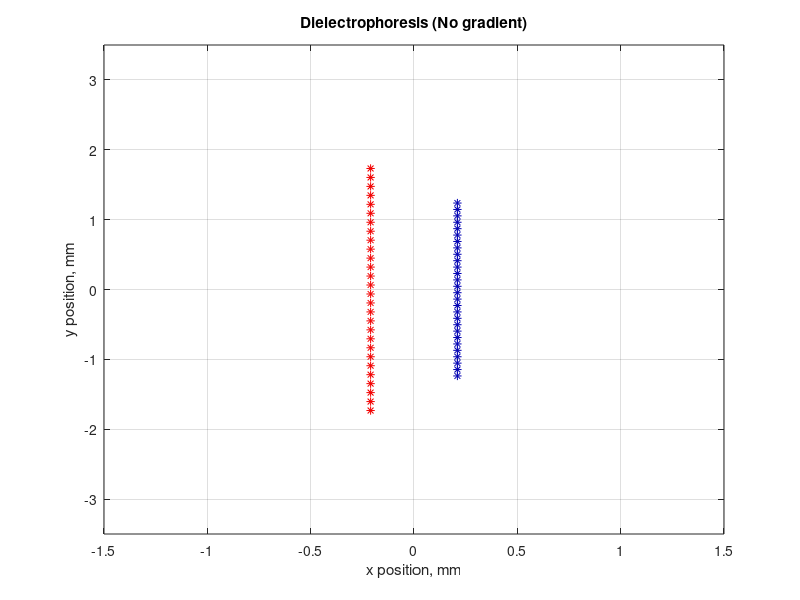

Reproduce this figure in MATLAB. (Note: this script raises an error after producing the figure.)
%%%%%%%%%%%%%%%%%%%%%%
%Step2_Session3_F1013B
%%%%%%%%%%%%%%%%%%%%%%

%TO-DO%
%(1) Using three nested for loops, one from i=1:Nx, one from j=1:Ny to cover space, and one from k=1:Nq to cover 
%all charges in the plates, calculate the total electric field inside and around the parallel plates.
%Use the hint code provided, and remember that a single point in space has contributions from each and all 
%electric charges in the plates (i.e. all positive and all negative charges).

%(2) Using a new Matlab command called "streamslice", plot the aforementioned electric field, you already 
% know how does it has to look.

%(3) Test the robustness of you code via changing the Nq, Lp and Ln
%values (what happens with the field lines?) - Expect questions of this
%behavior in your Oral Exam.


clear;
clc;
clf;

%----------------- PARÁMETROS INICIALES ------------------%
Lp = 3.5;                      % Longitud del electrodo positivo en mm.
Ln = 2.5;                      % Longitud del electrodo negativo en mm.
t = 0.02;                      % Espesor adicional de los electrodos en mm.
d = 0.4;                       % Distancia entre los electrodos en mm.
p = 0.01;                      % Paso de discretización en mm.

% Características de los electrodos
ke = 1/(4*pi*8.85*10^-12);     % Constante de Coulomb, utilizada para calcular campos eléctricos.
Q = 1e-3;                      % Carga total por electrodo en Coulombs.
Nq = 28;                       % Número de puntos discretos de carga.

%----------------- DEFINICIÓN DEL DOMINIO ------------------%
xmin_original = -d/2 - 3*t;    % Límite inferior original del eje x.
xmax_original = -xmin_original; % Límite superior original del eje x.
xmin = -d/2 - 3*t;             % Límite ajustado del eje x.
xmax = -xmin;                  % Límite ajustado del eje x.
ymin = 2*(-Lp/2);              % Límite inferior del eje y.
ymax = -ymin;                  % Límite superior del eje y.

% Ajustar los límites del dominio, si es necesario
if ymin <= -1  
    if xmin >= -0.5 && xmax <= 0.5
        xmin = -1.5;           % Ajusta el límite inferior del eje x a -1.5.
        xmax = -xmin;          % Ajusta el límite superior del eje x a 1.5.
    end
end

% Discretización del dominio
Ny = 30;                       % Número de puntos en el eje y.
Nx = Ny;                       % Número de puntos en el eje x (iguales a Ny).
x = linspace(xmin, xmax, Nx);  % Discretización del eje x en Nx puntos.
y = linspace(ymin, ymax, Ny);  % Discretización del eje y en Ny puntos.

%----------------- DISTRIBUCIÓN DE CARGAS ------------------%
% Cálculo del diferencial de carga
dq = Q / Nq;                   % Magnitud de cada carga discreta.

% Posiciones de las cargas positivas
yp = linspace(-(1-p)*Lp/2, (1-p)*Lp/2, Nq); % Posiciones Y de las cargas positivas.
xp(1:Nq) = -d/2 - t/2;                      % Posiciones X de las cargas positivas (constante).

% Posiciones de las cargas negativas
yn = linspace(-(1-p)*Ln/2, (1-p)*Ln/2, Nq); % Posiciones Y de las cargas negativas.
xn(1:Nq) = d/2 + t/2;                       % Posiciones X de las cargas negativas (constante).

% Verificación gráfica de las posiciones de las cargas
plot(xp, yp, '*', 'Color', [0.95, 0, 0]);   % Dibuja las posiciones de las cargas positivas.
hold on;
plot(xn, yn, '*', 'Color', [0, 0, 0.7]);    % Dibuja las posiciones de las cargas negativas.

%----------------- CÁLCULO DEL CAMPO ELÉCTRICO ------------------%
% Inicializar componentes del campo eléctrico
Ex = zeros(Nx, Ny); % Componente x del campo
Ey = zeros(Nx, Ny); % Componente y del campo

% Calcular componentes del campo eléctrico mediante tres bucles anidados
for i = 1:Nx % Recorre las posiciones en el eje x
    for j = 1:Ny % Recorre las posiciones en el eje y
        for k = 1:Nq % Recorre cada carga discreta
            % Contribución de las cargas positivas
            rxp = x(i) - xp(k); % Diferencia en x
            ryp = y(j) - yp(k); % Diferencia en y
            rp = sqrt(rxp^2 + ryp^2)^3; % Distancia al cubo
            Ex(i, j) = Ex(i, j) + ke * (dq) * rxp / rp; % Componente x
            Ey(i, j) = Ey(i, j) + ke * (-dq) * ryp / rp; % Componente y

            % Contribución de las cargas negativas
            rxn = x(i) - xn(k); % Diferencia en x
            ryn = y(j) - yn(k); % Diferencia en y
            rn = sqrt(rxn^2 + ryn^2)^3; % Distancia al cubo
            Ex(i, j) = Ex(i, j) + ke * dq * rxn / rn; % Componente x
            Ey(i, j) = Ey(i, j) + ke * dq * ryn / rn; % Componente y
        end
    end
end

%----------------- VISUALIZACIÓN DEL CAMPO ELÉCTRICO ------------------%
hold on;
axis([xmin xmax ymin ymax]);
xlabel('x position, mm');
ylabel('y position, mm');
title('Dielectrophoresis (No gradient)');
grid on;

% Visualizar líneas de campo eléctrico usando "streamslice"
streamslice(x, y, Ex', Ey', 2); % Las líneas de campo eléctrico
                                % Nota: Se transponen Ex y Ey para ajustarse
                                % al formato esperado por streamslice.

% Dibujo de los electrodos
patch('Faces', facesP, 'Vertices', vertices2d, 'FaceColor', [0.95, 0, 0]); % Dibuja el electrodo positivo
patch('Faces', facesN, 'Vertices', vertices2d, 'FaceColor', [0, 0, 0.7]); % Dibuja el electrodo negativo